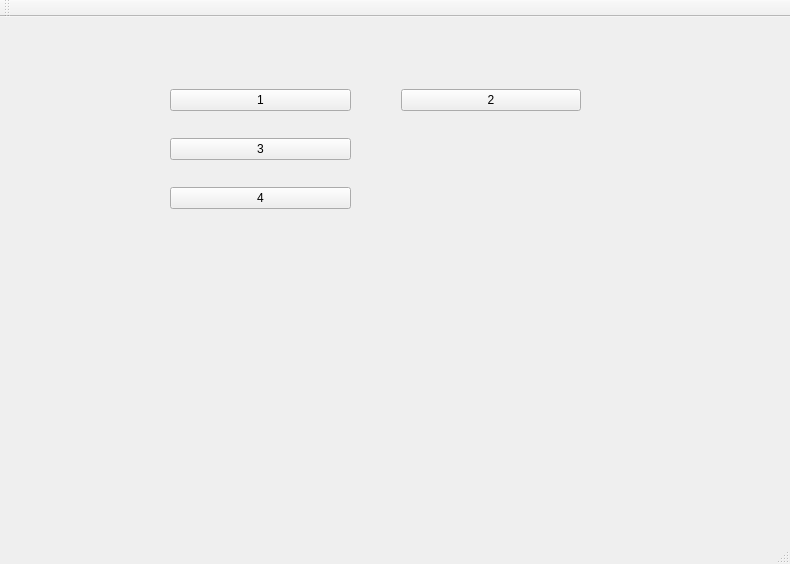
<?xml version="1.0" encoding="UTF-8"?>
<ui version="4.0">
 <class>MainWindow</class>
 <widget class="QMainWindow" name="MainWindow">
  <property name="geometry">
   <rect>
    <x>0</x>
    <y>0</y>
    <width>790</width>
    <height>564</height>
   </rect>
  </property>
  <property name="windowTitle">
   <string>MainWindow</string>
  </property>
  <widget class="QWidget" name="centralWidget">
   <widget class="QWidget" name="gridLayoutWidget">
    <property name="geometry">
     <rect>
      <x>150</x>
      <y>40</y>
      <width>451</width>
      <height>186</height>
     </rect>
    </property>
    <layout class="QGridLayout" name="gridLayout">
     <property name="leftMargin">
      <number>20</number>
     </property>
     <property name="rightMargin">
      <number>20</number>
     </property>
     <property name="horizontalSpacing">
      <number>50</number>
     </property>
     <item row="1" column="0">
      <widget class="QPushButton" name="pushButton_3">
       <property name="text">
        <string>3</string>
       </property>
      </widget>
     </item>
     <item row="0" column="0">
      <widget class="QPushButton" name="pushButton">
       <property name="text">
        <string>1</string>
       </property>
      </widget>
     </item>
     <item row="0" column="1">
      <widget class="QPushButton" name="pushButton_2">
       <property name="text">
        <string>2</string>
       </property>
      </widget>
     </item>
     <item row="2" column="0">
      <widget class="QPushButton" name="pushButton_4">
       <property name="text">
        <string>4</string>
       </property>
      </widget>
     </item>
    </layout>
   </widget>
  </widget>
  <widget class="QMenuBar" name="menuBar">
   <property name="geometry">
    <rect>
     <x>0</x>
     <y>0</y>
     <width>790</width>
     <height>26</height>
    </rect>
   </property>
  </widget>
  <widget class="QToolBar" name="mainToolBar">
   <attribute name="toolBarArea">
    <enum>TopToolBarArea</enum>
   </attribute>
   <attribute name="toolBarBreak">
    <bool>false</bool>
   </attribute>
  </widget>
  <widget class="QStatusBar" name="statusBar"/>
 </widget>
 <layoutdefault spacing="6" margin="11"/>
 <resources/>
 <connections/>
</ui>
